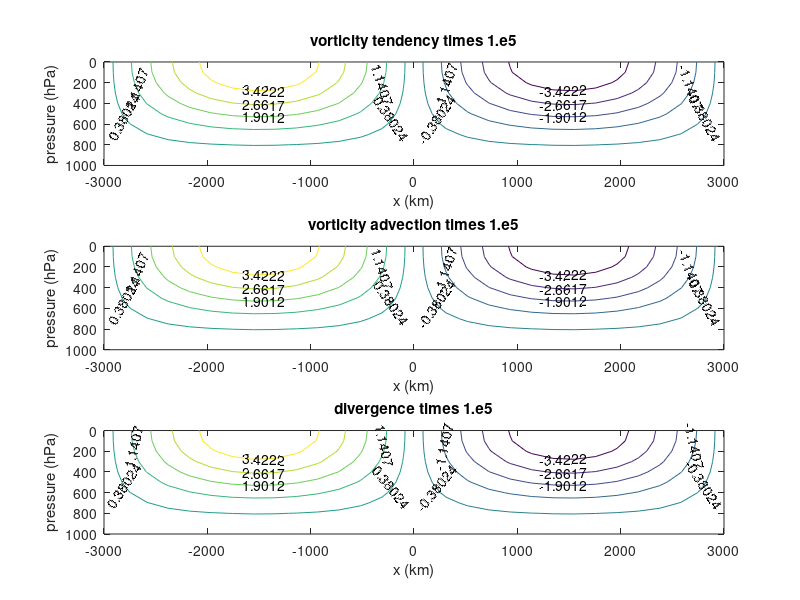

Recreate this plot in MATLAB.
% MATLAB file: Chapter_6_plot2.m (revised 6/5/02).
% Sets up graphics for longitude-height plots using subplotting  
% First define the grid points on which fields are computed:
% (Distances are in units of km).
xx=linspace(-3000,3000,30);  % 30 gridpoints in x   
pp=linspace(0,1000,11);      % 10 gridpoints in pressure in hPa
[x,p]=meshgrid(xx,pp);       % Sets matrix for grid system in x and p
close all                    % close the graphics window  
%   *********Define the function to be contoured*********
m = pi/1000;                 % vertical pressure wavenumber in 1/hPa
k = 2*pi/6.e6;              % zonal wavenumber in units of 1/m
c = 20;                    % zonal phase speed m/s
cor = 1.e-4;                  % Coriolis parameter (s-1)
% Sample vorticity height section at t=0.
% NOTE that x is in km  for convenience in graphing
% the factors of 1000 are to convert k to 1/km for arguments
% in sinusoidal functions
%
t = 0;                        % time in seconds
% Sample field for contour plot of vorticity
zeta = -c*k*sin(k*(x*1.e3-c*t)).*(1+cos(m*p)); 

% Student must replace next three statements by  formulas for
% each field to be computed  (e. g., vorticity advection) 
% Note that fields are multiplied by a factor to give a nice number
% Choose a factor so that contoured values are order unity and show 
% the multiplication factor in the title.
% These are dummy fields:
zetaprim = zeta;
zadvect = zeta;
div = zeta;
%
figure(1)
subplot(3,1,1)
[cs,h]=contour(x,p,zetaprim*1.e5);
clabel(cs,h), title('vorticity tendency times 1.e5')
xlabel('x (km)'), ylabel('pressure (hPa)')      
axis ij                     % corrects pressure labelling
subplot(3,1,2)
[cs,h]=contour(x,p,zadvect*1.e5);
clabel(cs,h), title('vorticity advection times 1.e5')
xlabel('x (km)'), ylabel('pressure (hPa)')     
axis ij                     % corrects pressure labelling
subplot(3,1,3) 
[cs,h]=contour(x,p,div*1.e5);
axis ij                     % corrects pressure labelling
clabel(cs,h), title('divergence times 1.e5')

xlabel('x (km)'), ylabel('pressure (hPa)')
